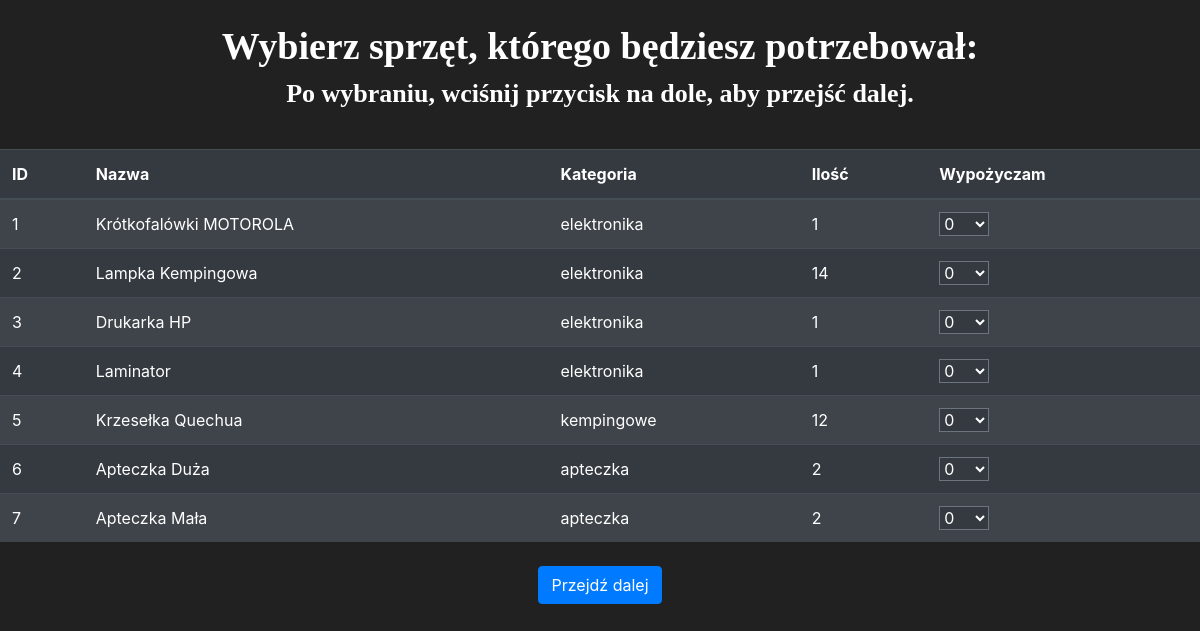
/takerequest, run on an earlier commit of the app's database.
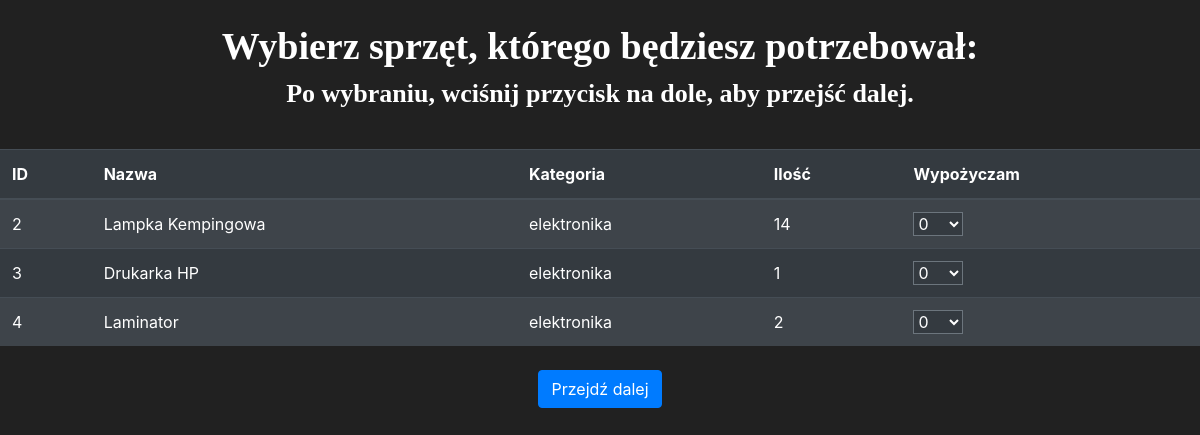
And on a later commit of the database.
### app.py (models this page shows, shortened)
class Item(db.Model):
    id = db.Column(db.Integer(), primary_key=True)
    name = db.Column(db.String(length=30), nullable=False, unique=True)
    category = db.Column(db.String(length=30), nullable=False)
    amount = db.Column(db.Integer(), nullable=True)
    localization = db.Column(db.String(length=30), nullable=False)
    notes = db.Column(db.String(length=60), nullable=True)

### app.py (the view)
@app.route('/takerequest')
def take_request():
    items = Item.query.all()
    return render_template('take_request.html', items=items)

### templates/take_request.html (shortened to what this page needs)
<!DOCTYPE html>
<html lang="en">
<head>
    <link rel="stylesheet" href="https://cdn.jsdelivr.net/npm/bootstrap@4.5.3/dist/css/bootstrap.min.css">
</head>
<body>
<br>
<h1 style="font-family: Calibri; font-size: 38px; font-weight: 600; text-align:center;">
    Wybierz sprzęt, którego będziesz potrzebował:
</h1>
<h1 style="font-family: Calibri; font-size: 26px; font-weight: 600; text-align:center;">
    Po wybraniu, wciśnij przycisk na dole, aby przejść dalej.
</h1>
<form method="POST" action="{{ url_for('take_request_next') }}">
{% block table %}
<br>
<table class="table table-striped table-dark">
    <thead>
        <tr>
            <th>ID</th>
            <th>Nazwa</th>
            <th>Kategoria</th>
            <th>Ilość</th>
            <th>Wypożyczam</th>
        </tr>
    </thead>
    <tbody>
        {% for item in items %}
        <tr>
            <td>{{ item.id }}</td>
            <td>{{ item.name }}</td>
            <td>{{ item.category }}</td>
            <td>{{ item.amount }}</td>
            <td>
                <select name="item_{{ item.id }}" class="form-select bg-dark text-white border-secondary select-fixed">
                    {% for i in range(0, item.amount + 1) %}
                    <option value="{{ i }}">{{ i }}</option>
                    {% endfor %}
                </select>
            </td>
        </tr>
        {% endfor %}
    </tbody>
</table>
<div class="d-flex justify-content-center mt-4">
    <button type="submit" class="btn btn-primary">Przejdź dalej</button>
</div>
{% endblock %}
</form>
</body>
</html>

### templates/take_request.html (style rules this page uses)
.select-fixed { width: 50px; }
body { background-color: #212121; color: white; }

What changed in the data, as far as the page shows it:
removed Item: id "1", name "Krótkofalówki MOTOROLA", category "elektronika", amount "1", amount+id "0"
removed Item: id "5", name "Krzesełka Quechua", category "kempingowe", amount "12", amount+id "0"
removed Item: id "6", name "Apteczka Duża", category "apteczka", amount "2", amount+id "0"
removed Item: id "7", name "Apteczka Mała", category "apteczka", amount "2", amount+id "0"
changed Item "Laminator": amount "1" → "2"
